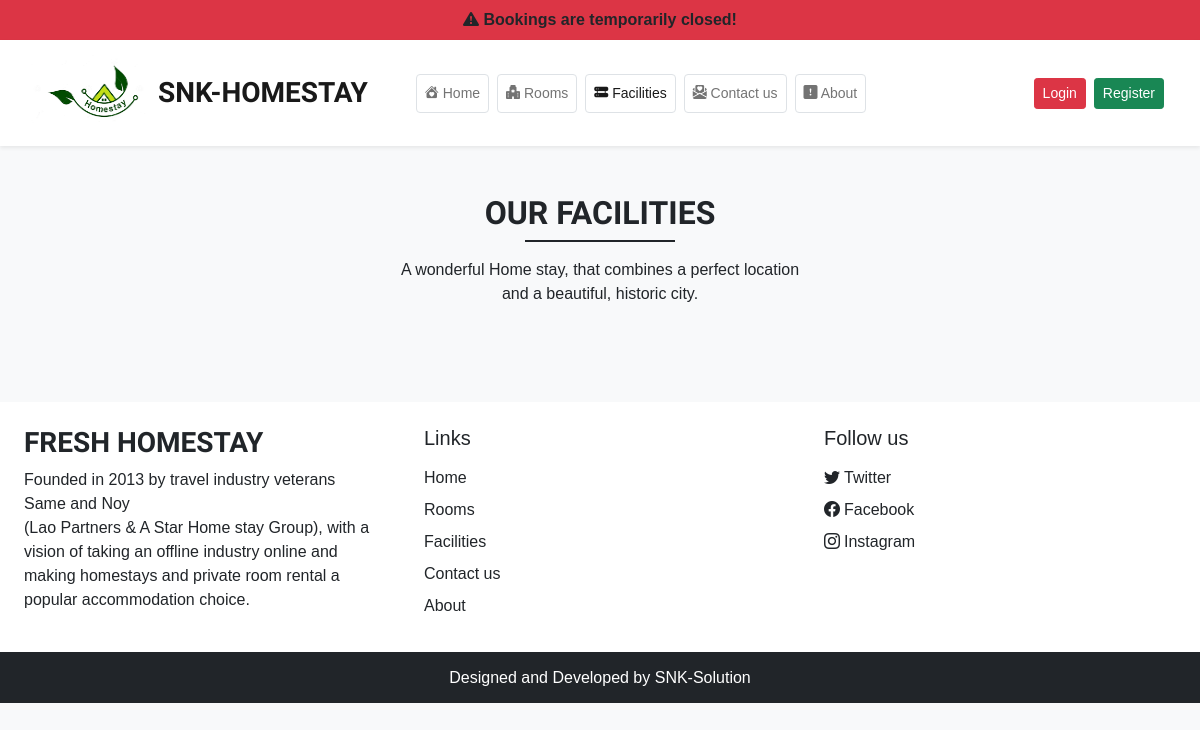
/facilities.php, run on an earlier commit of the app's database.
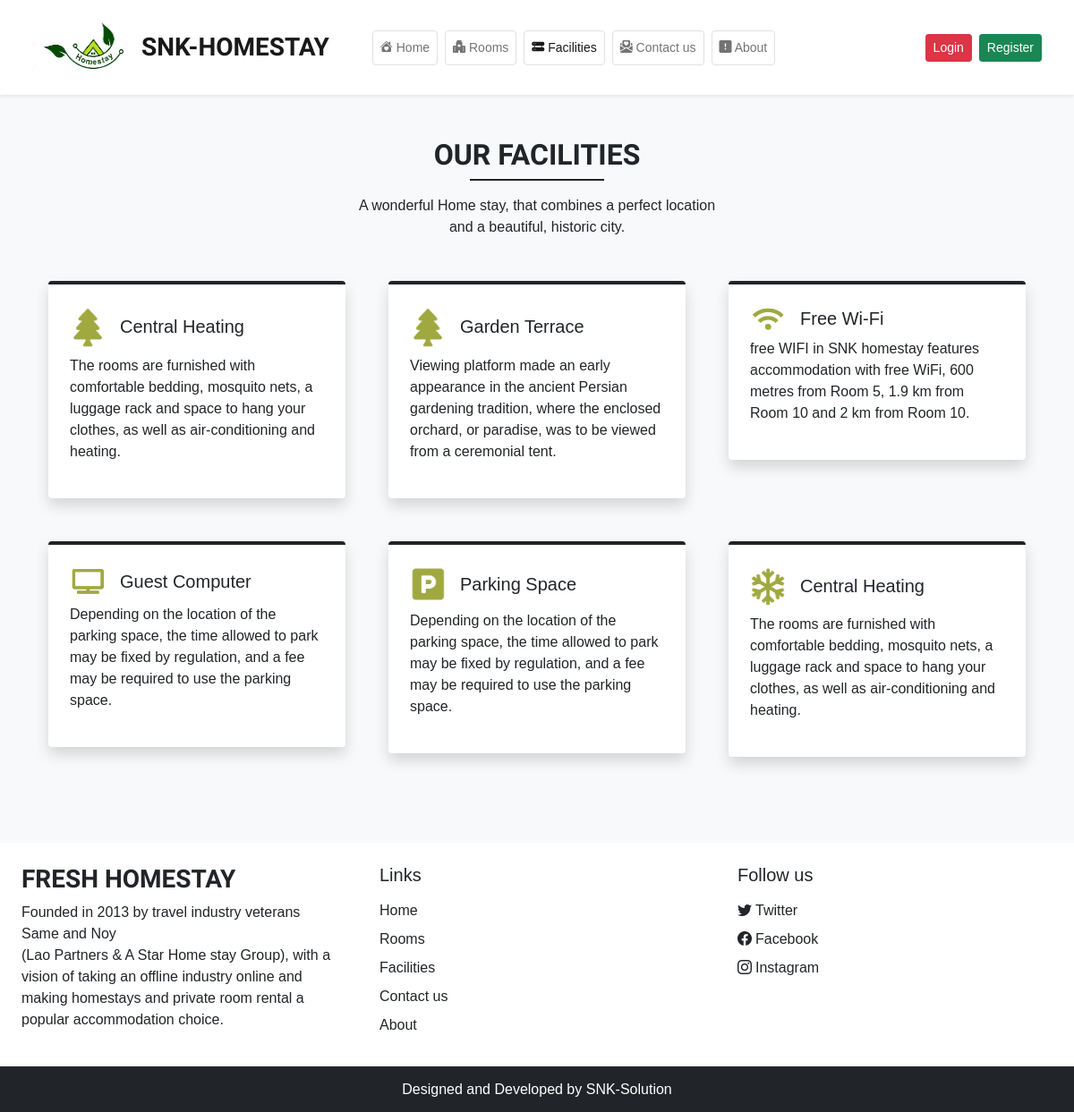
And on a later commit of the database.
### tables this page shows
CREATE TABLE `facilities` (
  `id` int(11) NOT NULL,
  `icon` varchar(50) NOT NULL,
  `name` varchar(100) NOT NULL,
  `description` varchar(250) NOT NULL
);

### admin/inc/db_config.php (called while the page is built, shortened)
<?php
    function selectAll($table)
    {
        $con = $GLOBALS['con'];
        $res = mysqli_query($con,"SELECT * FROM $table");
        return $res;
    }
    function select($sql,$values,$datatypes)
    {
        $con = $GLOBALS['con'];
        if($stmt = mysqli_prepare($con,$sql)){
            mysqli_stmt_bind_param($stmt,$datatypes,...$values);
            if(mysqli_stmt_execute($stmt)){
                $res = mysqli_stmt_get_result($stmt);
                return $res;
            }else{
                die("Query cannot be executed - select");
            }
        }else{
            die("Query cannot be prepared - select");
        }
    }

### facilities.php (the view, shortened to what this page needs)
<!DOCTYPE html>
<html lang="en">
<head>
    <?php require('inc/link.php') ?>
</head>
<body class="bg-light">
    <?php require('inc/header.php') ?>
    <div class="my-5 px-4">
        <h2 class="fw-bold h-font text-center">OUR FACILITIES</h2>
        <div class="h-line bg-dark"></div>
        <p class="text-center mt-3">
            A wonderful Home stay, that combines a perfect location <br> and a beautiful, historic city.
        </p>
    </div>
    <div class="container">
        <div class="row">
            <?php
              $res = selectAll('facilities');
              $path = FACILITIES_IMG_PATH;
              while($row = mysqli_fetch_assoc($res))
              {
                  echo <<<data
                        <div class="col-lg-4 col-md-6 mb-5 px-4">
                        <div class="bg-white rounded shadow p-4 border-top border-4 border-dark pop">
                            <div class ="d-flex align-items-center mb-2">
                                <img src="$path$row[icon]" width="40px">
                                <h5 class ="m-0 ms-3">$row[name]</h5>
                                </div>
                                <p>
                                   $row[description]
                                </p>
                        </div>
                    </div>
                  data;
              }
            ?>
        </div>
    </div>
    <?php require('inc/footer.php') ?>
</body>
</html>

### inc/link.php (shortened to what this page needs)
<link href="https://cdn.jsdelivr.net/npm/bootstrap@5.0.2/dist/css/bootstrap.min.css" rel="stylesheet">
<link rel="stylesheet" href="https://cdn.jsdelivr.net/npm/bootstrap-icons@1.9.1/font/bootstrap-icons.css">
<link rel="stylesheet" href="https://cdn.jsdelivr.net/npm/swiper@8/swiper-bundle.min.css" />
<link rel="stylesheet" href="css/common.css">
<?php
require('admin/inc/db_config.php');
$settings_q = "SELECT * FROM `settings` WHERE `sr_no`=?";
$values = [1];
$settings_r = mysqli_fetch_assoc(select($settings_q,$values,'i'));
if($settings_r['shutdown']){
    echo<<<alertbar
       <div class='bg-danger text-center p-2 fw-bold'>
           <i class="bi bi-exclamation-triangle-fill"></i>
           Bookings are temporarily closed!
       </div>
    alertbar;
}
?>

### inc/header.php (shortened to what this page needs)
<nav id="nav-bar" class="navbar navbar-expand-lg navbar-light bg-light bg-white px-lg-3 py-lg-2 shadow-sm sticky-top">
    <div class="container-fluid">
        <img src="images/logo/logo.png" width="130px;" height="90px;">
        <a class="navbar-brand me-5 fw-bold fs-3 h-font" href="index.php">SNK-HOMESTAY</a>
        <div class="collapse navbar-collapse" id="navbarSupportedContent">
            <ul class="navbar-nav me-auto mb-2 mb-lg-0">
                <li class="nav-item">
                    <a class="nav-link me-2 border rounded btn btn-sm" aria-current="page" href="index.php"><i class="bi bi-house-heart-fill"></i> Home</a>
                </li>
                <li class="nav-item">
                    <a class="nav-link  border rounded me-2 btn btn-sm" href="rooms.php"><i class="bi bi-hospital-fill"></i> Rooms</a>
                </li>
                <li class="nav-item">
                    <a class="nav-link  border rounded me-2 btn btn-sm" href="facilities.php"><i class="bi bi-hdd-rack-fill"></i> Facilities</a>
                </li>
                <li class="nav-item">
                    <a class="nav-link border rounded me-2 btn btn-sm" href="contact.php"><i class="bi bi-envelope-paper-heart-fill"></i> Contact us</a>
                </li>
                <li class="nav-item">
                    <a class="nav-link border rounded me-2 btn btn-sm" href="about.php"><i class="bi bi-exclamation-square-fill"></i> About</a>
                </li>
            </ul>
            <div class="d-flex">
                <?php
                if(isset($_SESSION['login']) && $_SESSION['login']==true)
                 {
                  echo<<<data
                    <div class="btn-group">
                        <button type="button" class="btn btn-outline-secondary shadow-none dropdown-toggle" data-bs-toggle="dropdown" data-bs-display="static" aria-expanded="false">
                            <img src="images/users/user1.png" style="width:30px; height: 30px;" class="me-1">
                            $_SESSION[uName]
                        </button>
                            <ul class="dropdown-menu dropdown-menu-lg-end">
                                <li><a class="dropdown-item" href="profile.php">Profile</a></li>
                                <li><a class="dropdown-item" href="bookings.php">Booking</a></li>
                                <li><a class="dropdown-item" href="logout.php">Logout</a></li>
                            </ul>
                        </div>
                    data;
                 }else{
                    echo<<<data
                        <button type="button" class="btn btn-sm text-white btn-danger shadow-none me-lg-2 me-3" data-bs-toggle="modal" data-bs-target="#loginModal">
                        Login
                        </button>
                        <button type="button" class="btn btn-sm text-white btn-success shadow-none me-lg-2 me-3" data-bs-toggle="modal" data-bs-target="#registerModal">
                            Register
                        </button>
                    data;
                 }
                ?>
            </div>
        </div>
    </div>
</nav>

### inc/footer.php (shortened to what this page needs)
<div class="container-fluid bg-white mt-5">
   <div class="row">
      <div class="col-lg-4 p-4">
         <h3 class="h-font fw-bold fs-3 mb-2">FRESH HOMESTAY</h3>
         <p>
         Founded in 2013 by travel industry veterans Same and Noy <br>(Lao Partners & A Star Home stay Group), with a vision of taking an offline industry online and making homestays and private room rental a popular accommodation choice.
         </p>
      </div>
      <div class="col-lg-4 p-4">
         <h5 class="mb-3">Links</h5>
         <a href="#" class="d-inline-block mb-2 text-dark text-decoration-none">Home</a><br>
         <a href="#" class="d-inline-block mb-2 text-dark text-decoration-none">Rooms</a><br>
         <a href="#" class="d-inline-block mb-2 text-dark text-decoration-none">Facilities</a><br>
         <a href="#" class="d-inline-block mb-2 text-dark text-decoration-none">Contact us</a><br>
         <a href="#" class="d-inline-block mb-2 text-dark text-decoration-none">About</a>
      </div>
      <div class="col-lg-4 p-4">
         <h5 class="mb-3">Follow us</h5>
         <a href="#" class="d-inline-block text-dark text-decoration-none mb-2">
            <i class="bi bi-twitter me-1"></i>Twitter
         </a><br>
         <a href="#" class="d-inline-block text-dark text-decoration-none mb-2">
            <i class="bi bi-facebook me-1"></i>Facebook
         </a><br>
         <a href="#" class="d-inline-block text-dark text-decoration-none ">
            <i class="bi bi-instagram me-1"></i>Instagram
         </a>
      </div>
   </div>
</div>
<h6 class="text-center bg-dark text-white p-3 m-0">Designed and Developed by SNK-Solution</h6>

### css/common.css (style rules this page uses)
:root { --teal: #2ec1ac; --teal_hover: #279e8c; }
* { font-family: "Poppins", sans-serif; }
.h-font { font-family: "Merienda", cursive; }
.h-line { width: 150px; height: 1.7px; margin: 0 auto; }

What changed in the data, as far as the page shows it:
added facilities: icon (picture), name "Central Heating", description "The rooms are furnished with comfortable bedding, mosquito nets, a luggage rack and space to hang your clothes, as well as air-conditioning and heating."
added facilities: icon (picture), name "Garden Terrace", description "Viewing platform made an early appearance in the ancient Persian gardening tradition, where the enclosed orchard, or paradise, was to be viewed from a ceremonial tent."
added facilities: icon (picture), name "Free Wi-Fi", description "free WIFI in SNK homestay features accommodation with free WiFi, 600 metres from Room 5, 1.9 km from Room 10 and 2 km from Room 10."
added facilities: icon (picture), name "Guest Computer", description "Depending on the location of the parking space, the time allowed to park may be fixed by regulation, and a fee may be required to use the parking space."
added facilities: icon (picture), name "Parking Space", description "Depending on the location of the parking space, the time allowed to park may be fixed by regulation, and a fee may be required to use the parking space."
added facilities: icon (picture), name "Central Heating", description "The rooms are furnished with comfortable bedding, mosquito nets, a luggage rack and space to hang your clothes, as well as air-conditioning and heating."
Also different on the page:
text no longer shown: "Bookings are temporarily closed!"
